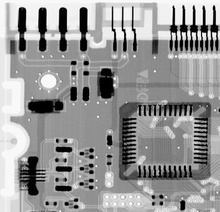
%> input picture HW4/img/task_2/task_2.png, 220 x 212 px, shrunk from 464 x 448 before the run, given in place of task_1.png, which was not available
$ octave --eval "main;"   (GNU Octave 9; MATLAB toolbox functions it lacks are replaced by stand-ins)
%> lines starting %> are read from the running program, lines starting %| are printed output that depends on the picture; pictures that were not available may be replaced by others from this repository, and a replacement may not be noted
%> in main, task_1_img is the input picture: size 212x220x3 uint8; min 0, max 255, mean 151
### HW4/src/mean_filter.m
 function [output_img]  = mean_filter(input_img, filter, type)
%> called with type = 0
[origin_row, origin_col] = size(input_img);
%> origin_row = 212; origin_col = 660
[filter_row, filter_col] = size(filter);
expand_img = zeros(origin_row+filter_row-1,origin_col+filter_col-1);
output_img = zeros(origin_row, origin_col);
Q = 1.5;
for i = (filter_row+1)/2:((filter_row+1)/2+origin_row-1)
    for j = (filter_col+1)/2:((filter_col+1)/2+origin_col-1)
        expand_img(i,j) = input_img(i-(filter_row-1)/2, j-(filter_col-1)/2);
    end
end
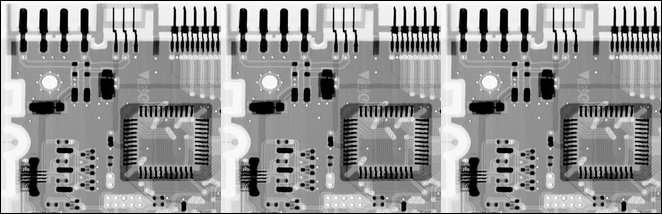
%> expand_img: size 214x662 double; min 0, max 255, mean 149.1
if (type == 0)                              %arithmetic mean filter
    output_img = filter2d(input_img,filter);
else if (type == 1)                         %harmonic mean filter
        for i = (filter_row+1)/2:((filter_row+1)/2+origin_row-1)
            for j = (filter_col+1)/2:((filter_col+1)/2+origin_col-1)
                x1 = i-(filter_row-1)/2;
                x2 = i+(filter_row-1)/2;
                y1 = j-(filter_col-1)/2;
                y2 = j+(filter_col-1)/2;
                temp = expand_img(x1:x2,y1:y2);
                temp = 1./temp;
                temp = sum(temp);
                temp = temp';
                total = sum(temp);
                output_img(x1, y1) = (filter_row*filter_col)/total;
                %temp_matrix = expand_img(x1:x2,y1:y2);
                %output_img(x1,y1) = prod(temp_matrix(:))^(1/numel(temp_matrix));
            end
        end
    else if (type == 2)                        %contraharmonic mean filter
            for i = (filter_row+1)/2:((filter_row+1)/2+origin_row-1)
                for j = (filter_col+1)/2:((filter_col+1)/2+origin_col-1)
                    x1 = i-(filter_row-1)/2;
                    x2 = i+(filter_row-1)/2;
                    y1 = j-(filter_col-1)/2;
                    y2 = j+(filter_col-1)/2;
                    numerator = 0;
                    denominator = 0;
                    for m = x1:x2
                        for n = y1:y2
                            numerator = numerator+expand_img(m,n)^(Q+1);
                            denominator = denominator+expand_img(m,n)^Q;
                        end
                    end
                    output_img(x1, y1) = numerator/denominator;
                end
            end
        else if (type == 3)                         %geometric mean filter
                for i = (filter_row+1)/2:((filter_row+1)/2+origin_row-1)
                    for j = (filter_col+1)/2:((filter_col+1)/2+origin_col-1)
                        x1 = i-(filter_row-1)/2;
                        x2 = i+(filter_row-1)/2;
                        y1 = j-(filter_col-1)/2;
                        y2 = j+(filter_col-1)/2;
                        temp_matrix = expand_img(x1:x2,y1:y2);
                        output_img(x1,y1) = prod(temp_matrix(:))^(1/numel(temp_matrix));
                    end
                end
            else if (type == 4)                     %median filter
                    for i = (filter_row+1)/2:((filter_row+1)/2+origin_row-1)
                        for j = (filter_col+1)/2:((filter_col+1)/2+origin_col-1)
                            x1 = i-(filter_row-1)/2;
                            x2 = i+(filter_row-1)/2;
                            y1 = j-(filter_col-1)/2;
                            y2 = j+(filter_col-1)/2;
                            temp_matrix = expand_img(x1:x2,y1:y2);
                            output_img(x1,y1) = median(temp_matrix(:));
                        end
                    end
                else if (type == 5)                 %max filter
                        for i = (filter_row+1)/2:((filter_row+1)/2+origin_row-1)
                            for j = (filter_col+1)/2:((filter_col+1)/2+origin_col-1)
                                x1 = i-(filter_row-1)/2;
                                x2 = i+(filter_row-1)/2;
                                y1 = j-(filter_col-1)/2;
                                y2 = j+(filter_col-1)/2;
                                temp_matrix = expand_img(x1:x2,y1:y2);
                                output_img(x1,y1) = max(temp_matrix(:));
                            end
                        end
                    else if (type == 6)             %min filter
                            for i = (filter_row+1)/2:((filter_row+1)/2+origin_row-1)
                                for j = (filter_col+1)/2:((filter_col+1)/2+origin_col-1)
                                    x1 = i-(filter_row-1)/2;
                                    x2 = i+(filter_row-1)/2;
                                    y1 = j-(filter_col-1)/2;
                                    y2 = j+(filter_col-1)/2;
                                    temp_matrix = expand_img(x1:x2,y1:y2);
                                    output_img(x1,y1) = min(temp_matrix(:));
                                end
                            end
                        end
                    end
                end
            end
        end
    end
end
output_img = uint8(output_img);

### HW4/src/filter2d.m
function [output_img]  = filter2d(input_img, filter)
[origin_row, origin_col] = size(input_img);
%> origin_row = 212; origin_col = 660
[filter_row, filter_col] = size(filter);
expand_img = zeros(origin_row+filter_row-1,origin_col+filter_col-1);
%a = expand_img((filter_row+1)/2:((filter_row+1)/2+origin_row-1),filter_col+1)/2:((filter_col+1)/2+origin_col-1);
for i = (filter_row+1)/2:((filter_row+1)/2+origin_row-1)
    for j = (filter_col+1)/2:((filter_col+1)/2+origin_col-1)
        expand_img(i,j) = input_img(i-(filter_row-1)/2, j-(filter_col-1)/2);
    end
end
output_img = zeros(origin_row, origin_col);
for i = (filter_row+1)/2:((filter_row+1)/2+origin_row-1)
    for j = (filter_col+1)/2:((filter_col+1)/2+origin_col-1)
        x1 = i-(filter_row-1)/2;
        x2 = i+(filter_row-1)/2;
        y1 = j-(filter_col-1)/2;
        y2 = j+(filter_col-1)/2;
        temp = expand_img(x1:x2,y1:y2);
        temp = temp.*filter;
        temp = sum(temp);
        temp = temp';
        total = sum(temp);
        output_img(i-(filter_row-1)/2, j-(filter_col-1)/2) = total;
    end
end
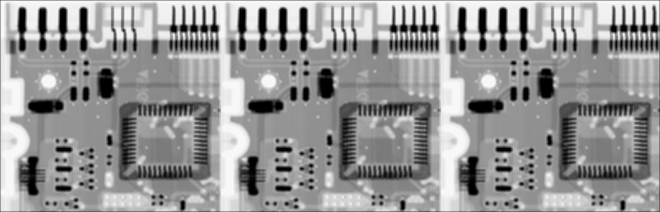
%> output_img: size 212x660 double; min 0, max 249.6, mean 150.1
output_img = uint8(output_img);
%> output_img: size 212x660 uint8

### HW4/src/main.m
function main
%task1
task_1_img = imread('task_1.png');
%arithmetic mean filter
filter_3_3 = 1/9*ones(3,3);
arithmetic_3_3_img = mean_filter(task_1_img, filter_3_3, 0);
imwrite(arithmetic_3_3_img,'arithmetic_3_3_img.png','png');

filter_9_9 = 1/81*ones(9,9);
arithmetic_9_9_img = mean_filter(task_1_img, filter_9_9, 0);
%> call 2 of mean_filter, with type = 0
%> after the loop in mean_filter (call 2), `for i = (filter_row+1)/2:((filter_row+1)/2+origin_row-1)`:
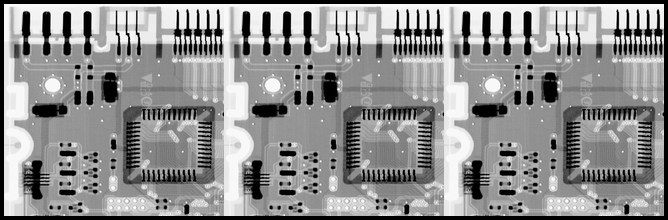
%> expand_img: size 220x668 double; min 0, max 255, mean 143.8
%> after the loop in filter2d (call 2), `for i = (filter_row+1)/2:((filter_row+1)/2+origin_row-1)`:
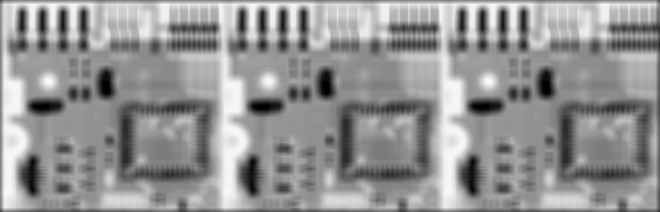
%> output_img: size 212x660 double; min 0.198, max 248.1, mean 148.1
imwrite(arithmetic_9_9_img,'arithmetic_9_9_img.png','png');
%harmonic mean filter
harmonic_3_3_img = mean_filter(task_1_img, filter_3_3, 1);
%> call 3 of mean_filter, with type = 1
%> after the loop in mean_filter (call 3), `for i = (filter_row+1)/2:((filter_row+1)/2+origin_row-1)`:
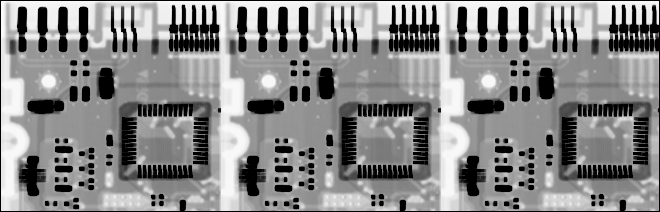
%> output_img: size 212x660 double; min 0, max 249.5, mean 136.6
imwrite(harmonic_3_3_img,'harmonic_3_3_img.png','png');

harmonic_9_9_img = mean_filter(task_1_img, filter_9_9, 1);
%> call 4 of mean_filter, with type = 1
%> after the loop in mean_filter (call 4), `for i = (filter_row+1)/2:((filter_row+1)/2+origin_row-1)`:
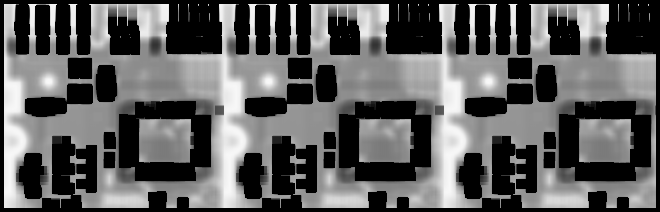
%> output_img: size 212x660 double; min 0, max 248.1, mean 94.1
imwrite(harmonic_9_9_img,'harmonic_9_9_img.png','png');
%contraharmonic mean
contraharmonic_3_3_img = mean_filter(task_1_img, filter_3_3, 2);
%> call 5 of mean_filter, with type = 2
%> after the loop in mean_filter (call 5), `for i = (filter_row+1)/2:((filter_row+1)/2+origin_row-1)`:
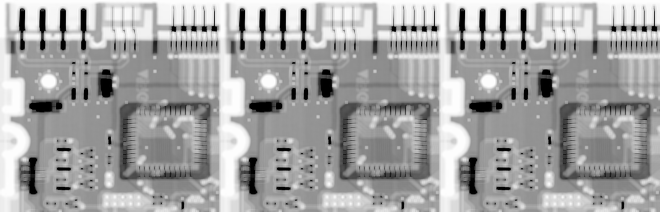
%> output_img: size 212x660 double; 0.33% of the values are NaN or infinite; the others: min 1, max 249.6, mean 162; drawn with min black, max white, NaN and infinite black
imwrite(contraharmonic_3_3_img,'contraharmonic_3_3_img.png','png');

contraharmonic_9_9_img = mean_filter(task_1_img, filter_9_9, 2);
imwrite(contraharmonic_9_9_img,'contraharmonic_9_9_img.png','png');

%task2
task_2_img = imread('task_2.png');
%Gaussian noise
Gaussian_polluted_img = add_noise(task_2_img, 1, 0, 40);
imwrite(Gaussian_polluted_img, 'Gaussian_polluted_img.png','png');
r_polluted_img = Gaussian_polluted_img(:,:,1);
g_polluted_img = Gaussian_polluted_img(:,:,2);
b_polluted_img = Gaussian_polluted_img(:,:,3);
%denoise Gaussian with arithmetic filter
Gaussian_arithmetic_img(:,:,1) = mean_filter(r_polluted_img, filter_3_3, 0);
Gaussian_arithmetic_img(:,:,2) = mean_filter(g_polluted_img, filter_3_3, 0);
Gaussian_arithmetic_img(:,:,3) = mean_filter(b_polluted_img, filter_3_3, 0);
imwrite(Gaussian_arithmetic_img, 'Gaussian_arithmetic_img.png','png');
%denoise Gaussian with geometric filter
Gaussian_geometric_img(:,:,1) = mean_filter(r_polluted_img, filter_3_3, 3);
Gaussian_geometric_img(:,:,2) = mean_filter(g_polluted_img, filter_3_3, 3);
Gaussian_geometric_img(:,:,3) = mean_filter(b_polluted_img, filter_3_3, 3);
imwrite(Gaussian_geometric_img, 'Gaussian_geometric_img.png','png');
%denoise Gaussian with median filter
Gaussian_median_img(:,:,1) = mean_filter(r_polluted_img, filter_3_3, 4);
Gaussian_median_img(:,:,2) = mean_filter(g_polluted_img, filter_3_3, 4);
Gaussian_median_img(:,:,3) = mean_filter(b_polluted_img, filter_3_3, 4);
imwrite(Gaussian_median_img, 'Gaussian_median_img.png','png');
%only salt noise
salt_polluted_img = add_noise(task_2_img, 2, 0.2, 0);
imwrite(salt_polluted_img, 'salt_polluted_img.png','png');
r_salt_img = salt_polluted_img(:,:,1);
g_salt_img = salt_polluted_img(:,:,2);
b_salt_img = salt_polluted_img(:,:,3);
%denoise salt noise with harmonic filter
salt_harmonic_img(:,:,1) =  mean_filter(r_salt_img,filter_3_3,1);
salt_harmonic_img(:,:,2) =  mean_filter(g_salt_img,filter_3_3,1);
salt_harmonic_img(:,:,3) =  mean_filter(b_salt_img,filter_3_3,1);
imwrite(salt_harmonic_img, 'salt_harmonic_img.png','png');
%denoise salt noise with contraharmonic filter
salt_contraharmonic_img(:,:,1) =  mean_filter(r_salt_img,filter_3_3,2);
salt_contraharmonic_img(:,:,2) =  mean_filter(g_salt_img,filter_3_3,2);
salt_contraharmonic_img(:,:,3) =  mean_filter(b_salt_img,filter_3_3,2);
imwrite(salt_contraharmonic_img, 'salt_contraharmonic_img.png','png');
%salt-and-pepper noise
salt_perper_polluted_img = add_noise(task_2_img, 2, 0.2, 0.2);
imwrite(salt_perper_polluted_img, 'salt_perper_polluted_img.png','png');
r_salt_perper_img = salt_perper_polluted_img(:,:,1);
g_salt_perper_img = salt_perper_polluted_img(:,:,2);
b_salt_perper_img = salt_perper_polluted_img(:,:,3);
%denoise salt-and-pepper noise with arithmetic filter
salt_perper_arithmetic_img(:,:,1) = mean_filter(r_salt_perper_img, filter_3_3, 0);
salt_perper_arithmetic_img(:,:,2) = mean_filter(g_salt_perper_img, filter_3_3, 0);
salt_perper_arithmetic_img(:,:,3) = mean_filter(b_salt_perper_img, filter_3_3, 0);
imwrite(salt_perper_arithmetic_img, 'salt_perper_arithmetic_img.png','png');
%denoise salt-and-pepper noise with geometric filter
salt_perper_geometric_img(:,:,1) = mean_filter(r_salt_perper_img, filter_3_3, 3);
salt_perper_geometric_img(:,:,2) = mean_filter(g_salt_perper_img, filter_3_3, 3);
salt_perper_geometric_img(:,:,3) = mean_filter(b_salt_perper_img, filter_3_3, 3);
imwrite(salt_perper_geometric_img, 'salt_perper_geometric_img.png','png');
%denoise salt-and-pepper noise with median filter
salt_perper_median_img(:,:,1) = mean_filter(r_salt_perper_img, filter_3_3, 4);
salt_perper_median_img(:,:,2) = mean_filter(g_salt_perper_img, filter_3_3, 4);
salt_perper_median_img(:,:,3) = mean_filter(b_salt_perper_img, filter_3_3, 4);
imwrite(salt_perper_median_img, 'salt_perper_median_img.png','png');
%denoise salt-and-pepper noise with max filter
salt_perper_max_img(:,:,1) = mean_filter(r_salt_perper_img, filter_3_3, 5);
salt_perper_max_img(:,:,2) = mean_filter(g_salt_perper_img, filter_3_3, 5);
salt_perper_max_img(:,:,3) = mean_filter(b_salt_perper_img, filter_3_3, 5);
imwrite(salt_perper_max_img, 'salt_perper_max_img.png','png');
%denoise salt-and-pepper noise with min filter
salt_perper_min_img(:,:,1) = mean_filter(r_salt_perper_img, filter_3_3, 6);
salt_perper_min_img(:,:,2) = mean_filter(g_salt_perper_img, filter_3_3, 6);
salt_perper_min_img(:,:,3) = mean_filter(b_salt_perper_img, filter_3_3, 6);
imwrite(salt_perper_min_img, 'salt_perper_min_img.png','png');

%Histogram Equalization on Color Images
color_img = imread('24.png');
r_img = color_img(:,:,1);
g_img = color_img(:,:,2);
b_img = color_img(:,:,3);
histogram_r = equalize_hist(r_img);
histogram_g = equalize_hist(g_img);
histogram_b = equalize_hist(b_img);
separate_img = color_img;
separate_img(:,:,1) = histogram_r;
separate_img(:,:,2) = histogram_g;
separate_img(:,:,3) = histogram_b;
imwrite(separate_img,'separate_img.png','png');

total_img = equalize_total(color_img);
imwrite(total_img,'total_img.png','png');
%> (the run ends here)
